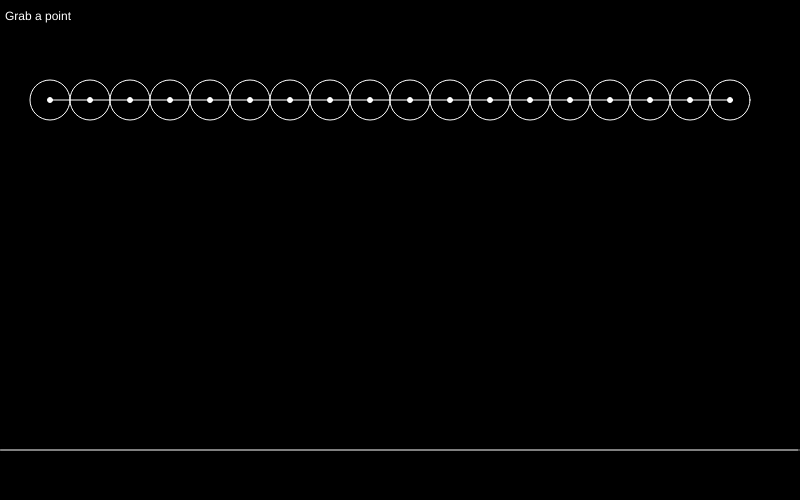
Frame 1 (no input)
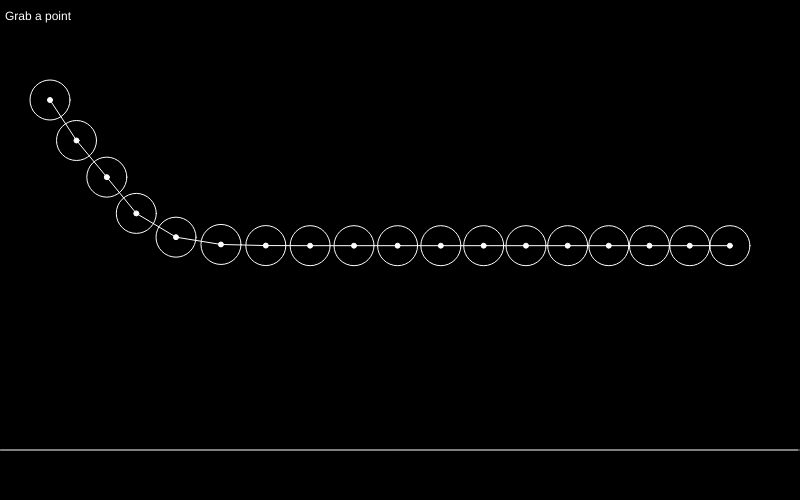
Frame 60 (no input)
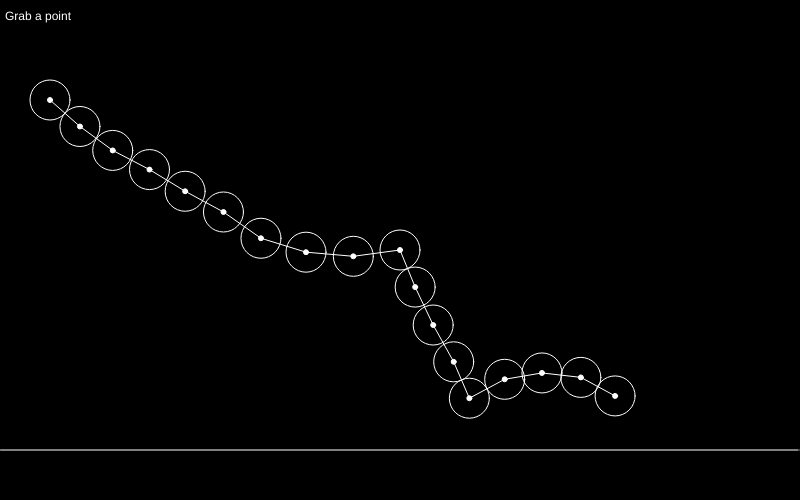
Frame 120 (the mouse pressed at the canvas centre since frame 60)

The p5.js sketch that drew these frames (run headless with seeded random() and noise() and a simulated clock; from frame 60 on, the mouse is pressed at the canvas centre):

// p5.js sketch
// ── sketch.js
var myParticles = [];
var mySprings = [];
var nPoints = 18; 
var ground; 


// The index in the particle array, of the one the user has clicked.
var whichParticleIsGrabbed = -1;

//-------------------------
function setup() {
  createCanvas(800, 500);
  ground = height - 50; 
  createParticles(); 
  createSpringMeshConnectingParticles(); 
}

//-------------------------
function createParticles(){

  for (var i=0; i<nPoints; i++) {
    var rx = 50 + i*40; //map(i, 0,nPoints, 50,600);
    var ry = 100;
    var aParticle = new Particle(); 
    aParticle.set(rx,ry);
    aParticle.bPeriodicBoundaries = false;
    aParticle.bHardBoundaries = true; 
    myParticles.push(aParticle);
  }
  myParticles[0].bFixed = true;

}

//-------------------------
function createSpringMeshConnectingParticles(){
  // Stitch the particles together into a mesh, 
  // by connecting them to their neighbors with springs.
  
  // The spring constant. 
  var K = 0.1; 
  
  // stitch the particles together into a blob.
  for (var i=0; i<(nPoints-1); i++) {
    var p = myParticles[i];
    var q = myParticles[i+1];
    var aSpring = new Spring(); 
    aSpring.set (p, q, K);
    mySprings.push(aSpring);
  }
}

function mousePressed() {
  // If the mouse is pressed, 
  // find the closest particle, and store its index.
  whichParticleIsGrabbed = -1;
  var maxDist = 9999;
  for (var i=0; i<myParticles.length; i++) {
    var dx = mouseX - myParticles[i].px;
    var dy = mouseY - myParticles[i].py;
    var dh = sqrt(dx*dx + dy*dy);
    if (dh < maxDist) {
      maxDist = dh;
      whichParticleIsGrabbed = i;
    }
  }
}
 
 
function draw() {
  background (0);
  stroke(255); 
  line(0, ground, width, ground); 
  
  // interparticle separation
  for (var i=0; i<myParticles.length; i++) {
    for (var j=0; j<myParticles.length; j++) {
      if (abs(i-j) > 1.1){
        var ix = myParticles[i].px;
        var iy = myParticles[i].py;
        var ir = myParticles[i].radius;
        var jx = myParticles[j].px;
        var jy = myParticles[j].py;
        var jr = myParticles[j].radius;
        var dx = ix - jx; 
        var dy = iy - jy;
        var dh = dist(ix, iy, jx, jy);
        if (dh < (ir + jr)){
          var sepForce = 2.0 * (1.0 - dh/(ir+jr));
          var fx = (dx / dh) * sepForce;
          var fy = (dy / dh) * sepForce;
          myParticles[j].addForce(-fx, -fy);
          myParticles[i].addForce( fx,  fy);
        }
      }
    }
  }
  
  
  for (var i=0; i<myParticles.length; i++) {
    myParticles[i].update(); // update all locations
  }
 
  if (mouseIsPressed && (whichParticleIsGrabbed > -1)) {
    // If the user is grabbing a particle, peg it to the mouse.
    myParticles[whichParticleIsGrabbed].px = mouseX;
    myParticles[whichParticleIsGrabbed].py = mouseY;
  }
  
  var gravityForceX = 0;
  var gravityForceY = 0.1;
  for (var i=0; i<myParticles.length; i++) {
    myParticles[i].addForce(gravityForceX, gravityForceY);
  }
 
  for (var i=0; i<mySprings.length; i++) {
    mySprings[i].update(); // draw all springs
  }

  for (var i=0; i<mySprings.length; i++) {
    mySprings[i].render(); // draw all springs
  }

  for (var i=0; i<myParticles.length; i++) {
    myParticles[i].render(); // draw all particles
  }
  
  
  noFill();
  stroke(0); 
  rect(0,0,width-1, height-1); 
  fill(255); 
  noStroke(); 
  text("Grab a point", 5,20); 
}
 

//==========================================================
var Particle = function Particle() {
  this.px = 0;
  this.py = 0;
  this.vx = 0;
  this.vy = 0;
  this.mass = 1.0;
  this.damping = 0.99;
  this.collisionLoss = 0.98;
  this.radius = 20; 
  
  this.bFixed = false;
  this.bLimitVelocities = true;
  this.bPeriodicBoundaries = false;
  this.bHardBoundaries = false;
  
  
  // Initializer for the Particle
  this.set = function(x, y) {
    this.px = x;
    this.py = y;
    this.vx = 0;
    this.vy = 0;
    this.mass = 1.0;
  };

  // Add a force in. One step of Euler integration.
  this.addForce = function(fx, fy) {
    var ax = fx / this.mass;
    var ay = fy / this.mass;
    this.vx += ax;
    this.vy += ay;
  };

  // Update the position. Another step of Euler integration.
  this.update = function() {
    if (this.bFixed == false){
      this.vx *= this.damping;
      this.vy *= this.damping;
  
      this.limitVelocities();
      this.handleBoundaries();
      this.px += this.vx;
      this.py += this.vy;
    }
  };

  this.limitVelocities = function() {
    if (this.bLimitVelocities) {
      var speed = sqrt(this.vx * this.vx + this.vy * this.vy);
      var maxSpeed = 5;
      if (speed > maxSpeed) {
        this.vx *= maxSpeed / speed;
        this.vy *= maxSpeed / speed;
      }
    }
  };

  this.handleBoundaries = function() {
    if (this.bPeriodicBoundaries) {
      if ((this.px + this.radius) > width) this.px -= width;
      if ((this.px - this.radius) < 0) this.px += width;
      if ((this.py + this.radius) > ground) this.py -= height;
      if ((this.py - this.radius) < 0) this.py += height;
      
    } else if (this.bHardBoundaries) {
      if ((this.px + this.radius) >= width){
        this.vx = abs(this.vx)*-1;
        this.vx *= this.collisionLoss;
        this.vy *= this.collisionLoss;
      }
      if ((this.px - this.radius) <= 0){
        this.vx = abs(this.vx);
        this.vx *= this.collisionLoss;
        this.vy *= this.collisionLoss;
      }
      if ((this.py + this.radius) >= ground){
        this.vy = abs(this.vy)*-1;
        this.vx *= this.collisionLoss;
        this.vy *= this.collisionLoss;
      }
      if ((this.py - this.radius) <= 0){
        this.vy = abs(this.vy);
        this.vx *= this.collisionLoss;
        this.vy *= this.collisionLoss;
      }
    }
  };

  this.render = function() {
    fill(255);
    circle(this.px, this.py, 5);
    noFill(); 
    stroke(255); 
    circle(this.px, this.py, this.radius*2);
  };
}


//==========================================================
var Spring = function Spring() {
  var p;
  var q;
  var restLength;
  var springConstant;

  this.set = function(p1, p2, k) {
    p = p1;
    q = p2;
    var dx = p.px - q.px;
    var dy = p.py - q.py;
    restLength = sqrt(dx * dx + dy * dy);
    springConstant = k;
  };

  this.update = function() {
    var dx = p.px - q.px;
    var dy = p.py - q.py;
    var dh = sqrt(dx * dx + dy * dy);

    if (dh > 1) {
      var distention = dh - restLength;
      var restorativeForce = springConstant * distention; // F = -kx
      var fx = (dx / dh) * restorativeForce;
      var fy = (dy / dh) * restorativeForce;
      p.addForce(-fx, -fy);
      q.addForce( fx,  fy);
    }
  };

  this.render = function() {
    stroke(255);
    line(p.px, p.py, q.px, q.py);
  };
}
